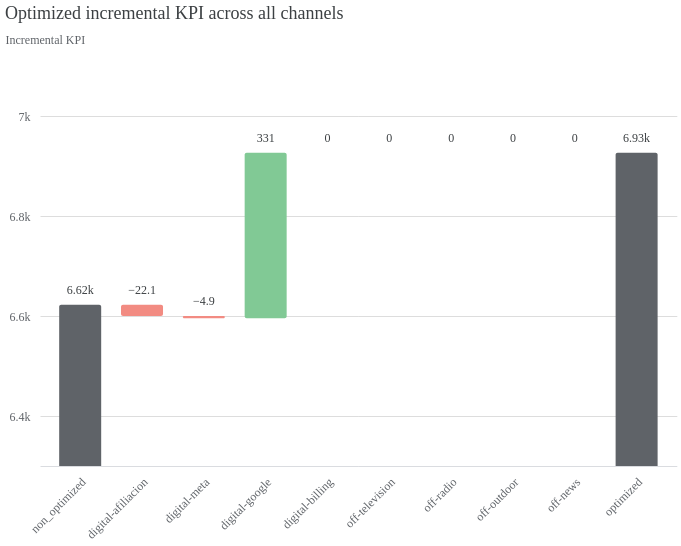

Notebook code cell kept with this figure:
### Code cell
import math

non_optimized = round(dict_final["non_optimized"], 1)
optimized = round(sum(dict_final.values()), 1)

domain_min = math.floor(non_optimized / 100) * 100 - 300
domain_max = math.ceil(optimized / 100) * 100 + 100

output_filename = f"incremental_outcome_delta_{PRODUCT}.png"
chart = optimization_results.plot_incremental_outcome_delta(
    df_dict=dict_final, custom_d_e=(domain_min, domain_max)
)
chart.save(output_filename)
print(f"non-optimized: {non_optimized}")
print(f"optimized: {optimized}")
chart

### Figure 1 — Vega-Lite specification as saved in the notebook (floating-point values rounded to 4 significant figures)
{"config": {"view": {"continuousWidth": 300, "continuousHeight": 300, "strokeOpacity": 0}, "axis": {"labelColor": "#5F6368", "labelFont": "Space Grotesk", "labelFontSize": 12, "titleColor": "#5F6368", "titleFont": "Space Grotesk", "titleFontSize": 12, "titleFontWeight": "normal"}}, "layer": [{"mark": {"type": "bar", "clip": true, "cornerRadius": 2, "size": 42}, "encoding": {"color": {"condition": [{"test": "datum.channel === 'non_optimized' || datum.channel === 'optimized'", "value": "#5F6368"}, {"test": "datum.incremental_outcome < 0", "value": "#F28B82"}], "value": "#81C995"}, "tooltip": [{"field": "channel", "type": "nominal"}, {"field": "incremental_outcome", "type": "quantitative"}], "x": {"axis": {"domainColor": "#DADCE0", "labelAngle": -45, "labelPadding": 10, "ticks": false}, "field": "channel", "scale": {"paddingOuter": 0.2}, "sort": null, "title": null, "type": "nominal"}, "y": {"axis": {"domain": false, "labelExpr": "replace(format(datum.value, '.3~s'), 'G', 'B')", "labelPadding": 10, "tickCount": 5, "ticks": false, "title": "Incremental KPI", "titleAlign": "left", "titleAngle": 0, "titleY": -20}, "field": "prev_sum", "scale": {"domain": [6300.0, 7100.0]}, "type": "quantitative"}, "y2": {"field": "sum_outcome"}}, "transform": [{"window": [{"op": "sum", "field": "incremental_outcome", "as": "sum_outcome"}, {"op": "lead", "field": "channel", "as": "lead_channel"}]}, {"calculate": "datum.lead_channel === null ? datum.channel : datum.lead_channel", "as": "calc_lead"}, {"calculate": "datum.channel === 'optimized' ? 0 : datum.sum_outcome - datum.incremental_outcome", "as": "prev_sum"}, {"calculate": "datum.channel === 'optimized' ? replace(format(datum.sum_outcome, '.3~s'), 'G', 'B') : replace(format(datum.incremental_outcome, '.3~s'), 'G', 'B')", "as": "calc_amount"}, {"calculate": "datum.sum_outcome < datum.prev_sum ? datum.prev_sum : datum.sum_outcome", "as": "text_y"}]}, {"mark": {"type": "text", "baseline": "top", "color": "#3C4043", "dy": -20, "font": "Space Grotesk", "fontSize": 12}, "encoding": {"text": {"field": "calc_amount", "type": "nominal"}, "x": {"axis": {"domainColor": "#DADCE0", "labelAngle": -45, "labelPadding": 10, "ticks": false}, "field": "channel", "scale": {"paddingOuter": 0.2}, "sort": null, "title": null, "type": "nominal"}, "y": {"field": "text_y", "type": "quantitative"}}, "transform": [{"window": [{"op": "sum", "field": "incremental_outcome", "as": "sum_outcome"}, {"op": "lead", "field": "channel", "as": "lead_channel"}]}, {"calculate": "datum.lead_channel === null ? datum.channel : datum.lead_channel", "as": "calc_lead"}, {"calculate": "datum.channel === 'optimized' ? 0 : datum.sum_outcome - datum.incremental_outcome", "as": "prev_sum"}, {"calculate": "datum.channel === 'optimized' ? replace(format(datum.sum_outcome, '.3~s'), 'G', 'B') : replace(format(datum.incremental_outcome, '.3~s'), 'G', 'B')", "as": "calc_amount"}, {"calculate": "datum.sum_outcome < datum.prev_sum ? datum.prev_sum : datum.sum_outcome", "as": "text_y"}]}], "data": {"name": "data-306b47664cc12ab5247fdfc8b7e9c537"}, "height": 400, "title": {"text": "Optimized incremental KPI across all channels", "anchor": "start", "color": "#3C4043", "font": "Space Grotesk", "fontSize": 18, "fontWeight": "normal", "offset": 10}, "width": 636.8, "$schema": "https://vega.github.io/schema/vega-lite/v6.1.0.json", "datasets": {"data-306b47664cc12ab5247fdfc8b7e9c537": [{"channel": "non_optimized", "incremental_outcome": 6622.0}, {"channel": "digital-afiliacion", "incremental_outcome": -22.12}, {"channel": "digital-meta", "incremental_outcome": -4.901}, {"channel": "digital-google", "incremental_outcome": 331.2}, {"channel": "digital-billing", "incremental_outcome": 0.0}, {"channel": "off-television", "incremental_outcome": 0.0}, {"channel": "off-radio", "incremental_outcome": 0.0}, {"channel": "off-outdoor", "incremental_outcome": 0.0}, {"channel": "off-news", "incremental_outcome": 0.0}, {"channel": "optimized", "incremental_outcome": 0.0}]}}
